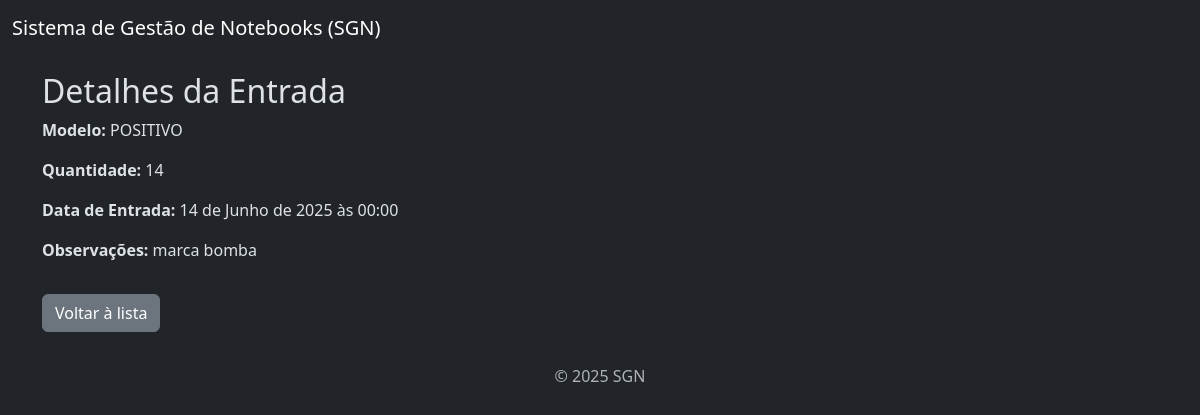
The page /entradas/entradas/30/ on the database its author committed.
### entradas/models.py (models this page shows, shortened)
class Entrada(models.Model):
    modelo = models.ForeignKey(Modelo, on_delete=models.CASCADE, null=True, blank=True)
    quantidade = models.IntegerField()
    data_entrada = models.DateTimeField(null=True, blank=True)
    observações = models.TextField(null=True, blank=True)

### modelo/models.py (models this page shows)
class Modelo (models.Model):
    modelo = models.CharField(max_length=100)
    descricao = models.TextField(null=True, blank=True)
    preco = models.DecimalField(max_digits=8, decimal_places=2)
    def __str__(self):
        return self.modelo

### entradas/views.py (the view)
# urls.py: path('entradas/<int:pk>/', views.ver_entrada, name='ver_entrada'),
def ver_entrada(request, pk):
    entrada = get_object_or_404(Entrada, pk=pk)
    return render(request, 'entradas/ver.html', {'entrada': entrada})

### entradas/templates/entradas/ver.html
{% extends "base.html" %}
{% block content %}
  <h2>Detalhes da Entrada</h2>
  <p><strong>Modelo:</strong> {{ entrada.modelo }}</p>
  <p><strong>Quantidade:</strong> {{ entrada.quantidade }}</p>
  <p><strong>Data de Entrada:</strong> {{ entrada.data_entrada }}</p>
  <p><strong>Observações:</strong> {{ entrada.observações }}</p>
  <a href="{% url 'lista_entrada' %}" class="btn btn-secondary mt-3">Voltar à lista</a>
{% endblock %}

### rows shown on the page
Entrada: modelo "POSITIVO", quantidade "14", data_entrada "14 de Junho de 2025 às 00:00", observações "marca bomba"
